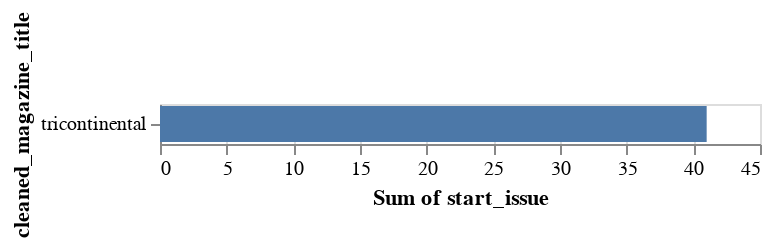

Notebook cell for this chart:
### Code cell
annotated_issue_count = annotated_df.groupby(['cleaned_magazine_title', 'htid']).start_issue.nunique().reset_index()

alt.Chart(annotated_issue_count).mark_bar().encode(
    x=alt.X('sum(start_issue):Q'),
    y=alt.Y('cleaned_magazine_title:N', sort='-x')
)

### Figure 1 — Vega-Lite specification as saved in the notebook (floating-point values rounded to 4 significant figures)
{"config": {"view": {"continuousWidth": 300, "continuousHeight": 300}}, "data": {"name": "data-93a9ac78bf25ab79a4ab4f044d60cc0b"}, "mark": {"type": "bar"}, "encoding": {"x": {"aggregate": "sum", "field": "start_issue", "type": "quantitative"}, "y": {"field": "cleaned_magazine_title", "sort": "-x", "type": "nominal"}}, "$schema": "https://vega.github.io/schema/vega-lite/v5.8.0.json", "datasets": {"data-93a9ac78bf25ab79a4ab4f044d60cc0b": [{"cleaned_magazine_title": "tricontinental", "htid": "uiug.30112070958894", "start_issue": 41}]}}
